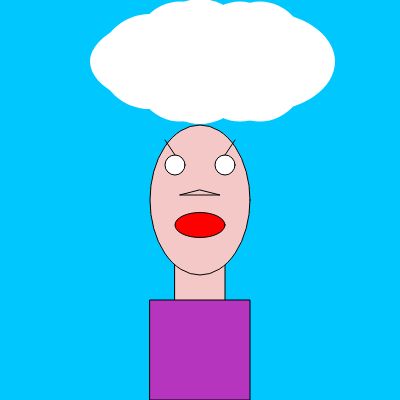
Frame 1 (no input)
Frame 60 (no input): identical to frame 1, image omitted
Frame 120 (the mouse pressed at the canvas centre since frame 60): identical to frame 1, image omitted

The p5.js sketch that drew this single still picture (run headless with seeded random() and noise() and a simulated clock; from frame 60 on, the mouse is pressed at the canvas centre):

// p5.js sketch
// ── sketch.js
//variabler
var c = 255;
var y = 6.5;
var mouthCol;
var s = 1;
var shirtCol;

let treebg;

var gameState = 1;

function setup() {
  createCanvas(400, 400);
  shirtCol = color(random(0,255), random(0,255), random(0,255));
  mouthCol = color(255, 0, 0);

  treebg = createGraphics(400, 400);
}

function draw() {
  background(0,200,255);
  image(treebg, 0, 0);
  rectMode(CENTER);
  //Neck
  fill(245, 200, 200);
  rect(200, 300, 50, 100);

  //Body and arm?
  fill(shirtCol);
  rect(200, 350, 100, 100);

  //Head
  fill(245, 200, 200);
  ellipse(200, 200, 100, 150);

  ellipseMode(CENTER);

  //Mouth
  push();
  if (gameState == 1) {
    strokeWeight(1);
    fill(mouthCol);
    ellipse(200, 225, 50, 25);
  }
  pop();

  //Nose
  fill(245, 200, 200);
  triangle(180, 195, 220, 195, 200, 190);

  //Left and right eye
  fill(255);
  ellipse(175, 165, 20, 20);
  ellipse(225, 165, 20, 20);

  //Left and right eyebrows
  line(175, 155, 165, 140);
  line(225, 155, 235, 140);

  //Cloud
  push();
  fill(c);
  noStroke();
  ellipse(200,height/y,220,100)
  ellipse(200,height/y,110,125)
  ellipse(180,height/y,100,120)
  ellipse(150,height/y,100,95)
  ellipse(240,height/y,100,120)
  ellipse(260,height/y,100,115)
  ellipse(260,height/y,150,100)
  ellipse(260,height/y,100,120)
  pop();
}

function mouseClicked() {
    if(mouseX >= 90 && mouseX <= 330 && mouseY >= 0 && mouseY <= 121 && gameState == 1) {
      mouthCol = color(245, 200, 200);
      gameState = 2;
      s = 0;
      c = 125;
      Tree(75,400,50);
    } else if (mouseX >= 90 && mouseX <= 330 && mouseY >= 0 && mouseY <= 121 && gameState == 2) {
      gameState = 1;
      mouthCol = color(255, 0, 0);
      c = 255;
    }
}

function Tree(x, y, len) {
  treebg.push();
  treebg.translate(x, y);
  tree(len);
  treebg.pop();
}

function tree(len) {
  if (len >= 15) {
    treebg.stroke(0x4b, 0x37, 0x1c);
  }
  let rot = random(6, 20);
  treebg.strokeWeight(map(len, 150, 4, 8, 2));
  treebg.line(0, 0, 0, -len);
  treebg.push();
  if (len < 15) {
    treebg.stroke(0, 255, 0);
  }
  treebg.translate(0, -len);
  treebg.rotate(radians(rot));
  if (len > 4) {
    tree(len*0.75);
  }
  treebg.pop();
  treebg.translate(0, -len);
  treebg.rotate(radians(-rot));
  if (len > 4) {
    tree(len*0.75);
  }
}
// ── raindrop.js
class RainDrop {
    constructor (img) {
        this.pos = createVector(random(210)+90, 0);
        this.vel = createVector(0, random(9, 11));
        this.image = img;
    }

    move() {
        this.pos.add(this.vel);
        if (this.pos.y > height) {
            this.pos.y = 0;
        }
    }

    show() {
        image(this.image, this.pos.x, this.pos.y, 10, 10);
    }
}
